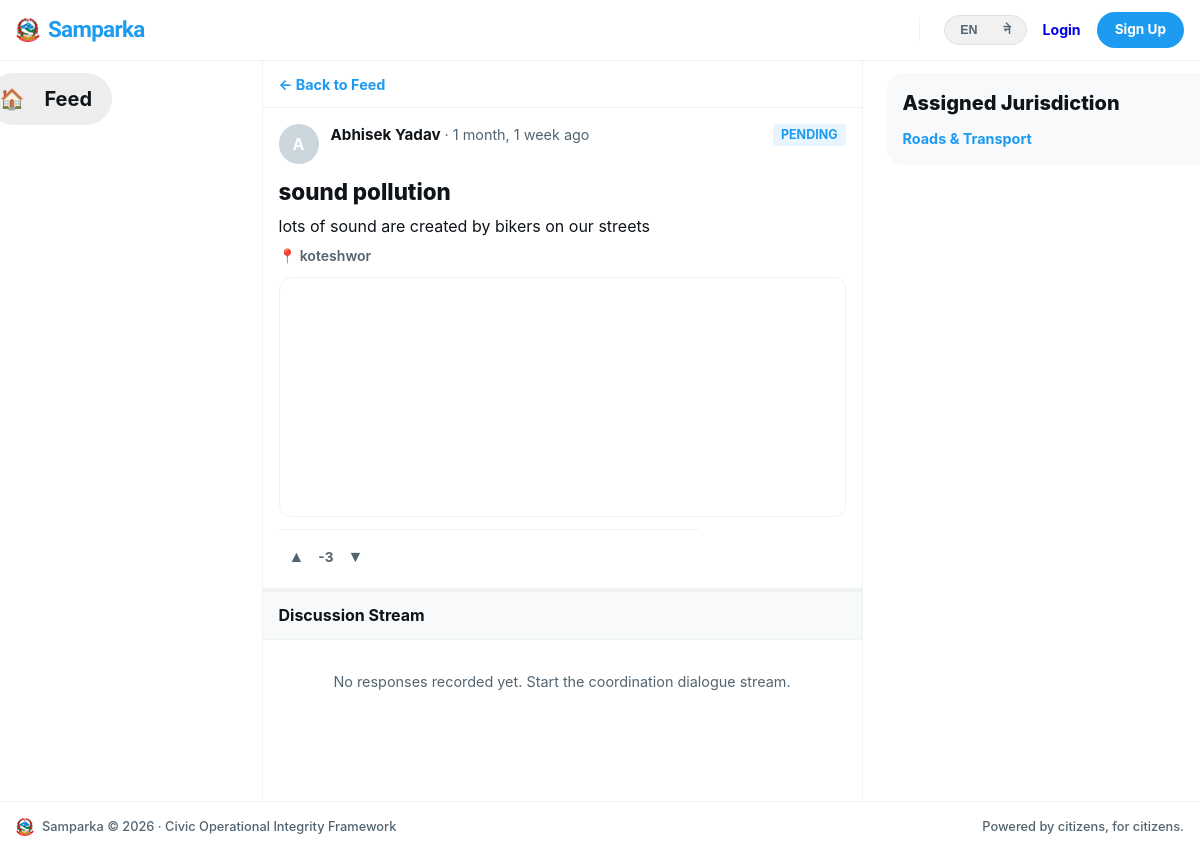
Page /complaints/4/ on the earlier database version.
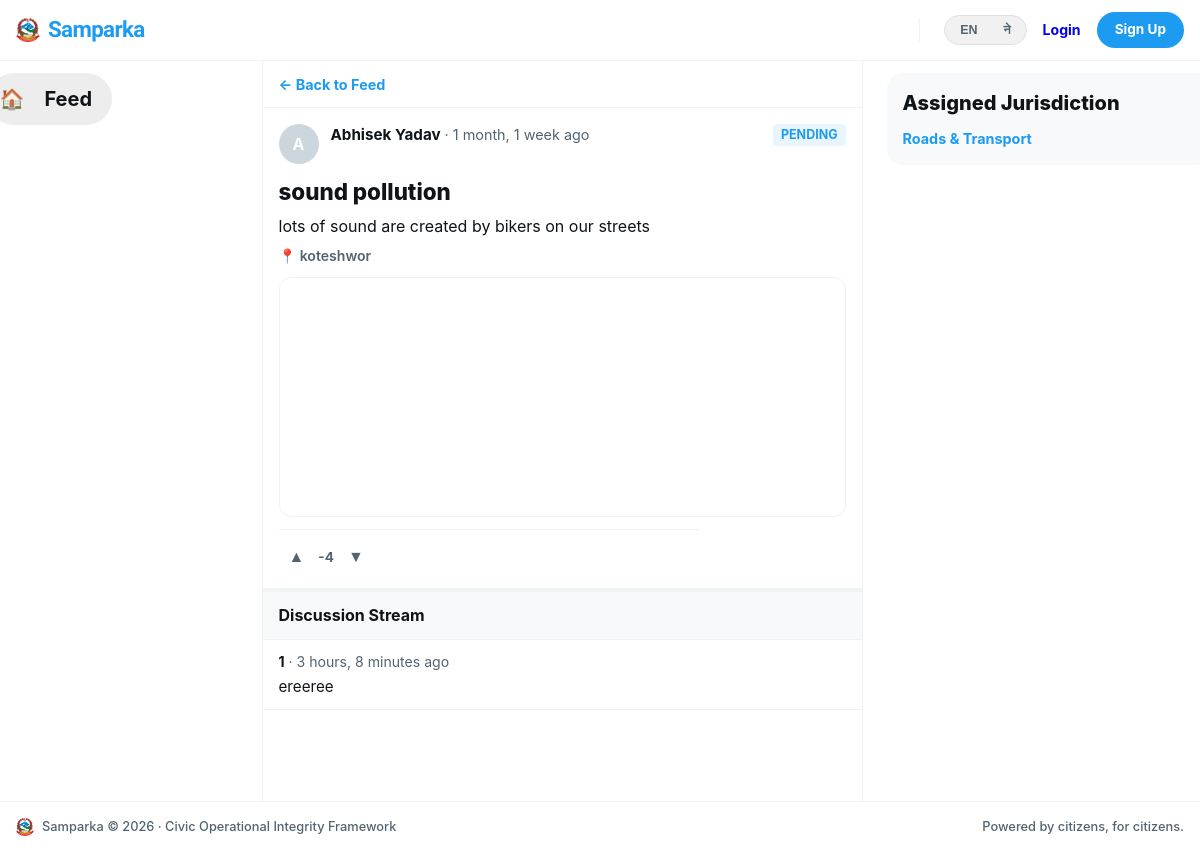
Same page on the later database version.
### complaints/models.py (models this page shows, shortened)
class Complaint(models.Model):
    STATUS_PENDING = 'pending'
    STATUS_VERIFIED = 'verified'
    STATUS_IN_PROGRESS = 'in_progress'
    STATUS_SOLVED = 'solved'
    STATUS_REJECTED = 'rejected'
    STATUS_CHOICES = [
        (STATUS_PENDING, _('Pending')),
        (STATUS_VERIFIED, _('Verified')),
        (STATUS_IN_PROGRESS, _('In Progress')),
        (STATUS_SOLVED, _('Solved')),
        (STATUS_REJECTED, _('Rejected')),
    ]
    STATUS_COLORS = {
        STATUS_PENDING: '#F59E0B',
        STATUS_VERIFIED: '#3B82F6',
        STATUS_IN_PROGRESS: '#8B5CF6',
        STATUS_SOLVED: '#10B981',
        STATUS_REJECTED: '#EF4444',
    }
    PRIORITY_CHOICES = [
        ('low', _('Low')),
        ('medium', _('Medium')),
        ('high', _('High')),
        ('urgent', _('Urgent')),
    ]
    priority = models.CharField(max_length=10, choices=PRIORITY_CHOICES, default='medium')
    due_date = models.DateField(null=True, blank=True)
    author = models.ForeignKey(settings.AUTH_USER_MODEL, on_delete=models.CASCADE, related_name='complaints')
    department = models.ForeignKey(Department, on_delete=models.SET_NULL, null=True, related_name='complaints')
    title = models.CharField(max_length=200)
    description = models.TextField()
    status = models.CharField(max_length=20, choices=STATUS_CHOICES, default=STATUS_PENDING)
    location_name = models.CharField(max_length=200, blank=True, help_text='Human readable location name')
    latitude = models.DecimalField(max_digits=9, decimal_places=6, null=True, blank=True)
    longitude = models.DecimalField(max_digits=9, decimal_places=6, null=True, blank=True)
    upvotes = models.ManyToManyField(settings.AUTH_USER_MODEL, through='Vote', related_name='voted_complaints', blank=True)
    view_count = models.PositiveIntegerField(default=0)
    admin_note = models.TextField(blank=True, help_text='Internal note from admin (not shown to public)')
    is_anonymous = models.BooleanField(default=False)
    created_at = models.DateTimeField(auto_now_add=True)
    updated_at = models.DateTimeField(auto_now=True)
    class Meta:
        ordering = ['-created_at']
    @property
    def vote_score(self):
        up = self.votes.filter(value=1).count()
        down = self.votes.filter(value=-1).count()
        return up - down
    def get_user_vote(self, user):
        if not user.is_authenticated:
            return None
        try:
            return self.votes.get(user=user).value
        except Vote.DoesNotExist:
            return None

### accounts/models.py (models this page shows, shortened)
class User(AbstractUser):
    avatar = models.ImageField(upload_to='avatars/', null=True, blank=True)
    bio = models.TextField(max_length=300, blank=True)
    district = models.CharField(max_length=100, blank=True)
    ward = models.CharField(max_length=100, blank=True)
    phone = models.CharField(max_length=15, blank=True)
    is_verified = models.BooleanField(default=False)
    role = models.CharField(          # ← now inside the class
        max_length=20,
        choices=ROLE_CHOICES,
        default="user"
    )
    @property
    def display_name(self):
        if self.first_name:
            return f"{self.first_name} {self.last_name}".strip()
        return self.username

### departments/models.py (models this page shows, shortened)
class Department(models.Model):
    name = models.CharField(
        max_length=100,
        unique=True
    )
    name_ne = models.CharField(
        max_length=100,
        blank=True,
        help_text='Nepali name of the department (optional)'
    )
    slug = models.SlugField(
        unique=True
    )
    description = models.TextField(
        blank=True
    )
    icon = models.CharField(
        max_length=50,
        default='🏛️',
        help_text='Emoji icon for the department'
    )
    color = models.CharField(
        max_length=7,
        default='#3B82F6',
        help_text='Hex color for department badge'
    )
    is_active = models.BooleanField(
        default=True
    )
    created_at = models.DateTimeField(
        auto_now_add=True
    )
    class Meta:
        ordering = ['name']

### comments/models.py (models this page shows, shortened)
class Comment(models.Model):
    complaint = models.ForeignKey(Complaint, on_delete=models.CASCADE, related_name='comments')
    author = models.ForeignKey(settings.AUTH_USER_MODEL, on_delete=models.CASCADE, related_name='comments')
    parent = models.ForeignKey('self', on_delete=models.CASCADE, null=True, blank=True, related_name='replies')
    body = models.TextField(max_length=1000)
    is_approved = models.BooleanField(default=True)
    is_flagged = models.BooleanField(default=False)
    created_at = models.DateTimeField(auto_now_add=True)
    updated_at = models.DateTimeField(auto_now=True)
    class Meta:
        ordering = ['created_at']

### complaints/views.py (the view)
# urls.py: path('<int:pk>/', views.complaint_detail, name='detail'),
def complaint_detail(request, pk):
    complaint = get_object_or_404(
        Complaint.objects.select_related('author', 'department').prefetch_related('images', 'status_logs__changed_by'),
        pk=pk
    )
    complaint.view_count += 1
    complaint.save(update_fields=['view_count'])
    comments = complaint.comments.filter(is_approved=True, parent=None).select_related('author').prefetch_related('replies__author')
    comment_form = CommentForm()
    user_vote = complaint.get_user_vote(request.user)
    today= timezone.now().date(),
    return render(request, 'complaints/detail.html', {
        'complaint': complaint,
        'comments': comments,
        'comment_form': comment_form,
        'user_vote': user_vote,
    })

### accounts/context_processors.py (called while the page is built)
def notifications(request):
    if request.user.is_authenticated:
        return {
            'unread_count': request.user.notifications.filter(is_read=False).count()
        }
    return {'unread_count': 0}

### complaints/templates/complaints/detail.html (shortened to what this page needs)
{% extends "base.html" %}
{% load i18n %}
{% load static %}
{% block content %}
<div class="x-workspace-container" data-complaint="{{ complaint.id }}">
  <aside class="x-panel-left">
    <div class="x-sticky-scroll-box">
      <nav class="x-v-nav">
        <a href="{% url 'complaints:feed' %}" class="x-v-link active">
          <span class="x-v-icon">🏠</span>
          <span class="x-v-label">{% trans "Feed" %}</span>
        </a>
      </nav>
    </div>
  </aside>
  <main class="x-panel-center">
    <div class="x-center-filter-row" style="position: static;">
      <a href="{% url 'complaints:feed' %}" style="text-decoration: none; color: var(--accent-blue); font-weight: 700; font-size: 0.9rem;">← {% trans "Back to Feed" %}</a>
    </div>
    <article style="padding: 16px; border-bottom: 4px solid var(--border-color);">
      <div class="complaint-card-header" style="gap: 12px; display: flex; align-items: center;">
        <span class="complaint-author-avatar">{{ complaint.author.username|first|upper }}</span>
        <div class="complaint-meta" style="flex: 1;">
          <div class="complaint-meta-left">
            <span class="complaint-author-name">{{ complaint.author.display_name }}</span>
            <span class="complaint-timestamp">{{ complaint.created_at|timesince }} ago</span>
          </div>
        </div>
        <span class="status-badge" style="background: #e8f5fe; color: var(--accent-blue);">{{ complaint.get_status_display }}</span>
      </div>
      <h1 style="font-size: 1.4rem; font-weight: 800; margin: 12px 0 6px 0; color: var(--text-main);">{{ complaint.title }}</h1>
      <p style="font-size: 1rem; color: var(--text-main); white-space: pre-wrap; line-height: 1.5;">{{ complaint.description }}</p>
      <div class="complaint-location" style="margin-top: 12px; font-weight: 600;">📍 {{ complaint.location_name }}</div>
      <div id="complaint-map"></div>
      <div class="complaint-footer" style="margin-top: 16px; max-width: 100%; border-top: 1px solid var(--border-color); padding-top: 12px;">
        <div class="x-pill-vote-box">
          <button class="x-pill-vote-arrow up {% if user_vote == 1 %}active-up{% endif %}" onclick="handleVote('{{ complaint.id }}', 'up')">▲</button>
          <span class="x-pill-vote-counter">{{ complaint.vote_score }}</span>
          <button class="x-pill-vote-arrow down {% if user_vote == -1 %}active-down{% endif %}" onclick="handleVote('{{ complaint.id }}', 'down')">▼</button>
        </div>
      </div>
    </article>
    <section id="comments">
      <div style="padding: 12px 16px; background-color: var(--bg-subtle); border-bottom: 1px solid var(--border-color); font-weight: 700;">
        {% trans "Discussion Stream" %}
      </div>
      {% for comment in complaint.comments.all %}
        <div class="comment-block">
          <div style="font-size: 0.88rem; margin-bottom: 4px;">
            <strong>{{ comment.author.display_name }}</strong>
            <span style="color: var(--text-muted);">· {{ comment.created_at|timesince }} ago</span>
          </div>
          <p style="font-size: 0.95rem; color: var(--text-main);">{{ comment.body }}</p>
        </div>
      {% empty %}
        <div style="padding: 32px; text-align: center; color: var(--text-muted); font-size: 0.9rem;">
          {% trans "No responses recorded yet. Start the coordination dialogue stream." %}
        </div>
      {% endfor %}
    </section>
  </main>
  <aside class="x-panel-right">
    <div class="x-sticky-scroll-box">
      <section class="x-right-panel-widget">
        <h4 class="x-widget-panel-title">{% trans "Assigned Jurisdiction" %}</h4>
        <div style="font-size: 0.9rem; font-weight: 700; color: var(--accent-blue);">{{ complaint.department.name|default:"General Municipality Support" }}</div>
      </section>
    </div>
  </aside>
</div>
{% endblock %}

Differences in the rows shown:
changed Complaint "sound pollution": vote_score "-3" → "-4"
added Comment: author.display_name "1", created_at "3 hours, 8 minutes", body "ereeree"
Other differences:
text no longer shown: "No responses recorded yet. Start the coordination dialogue stream."
